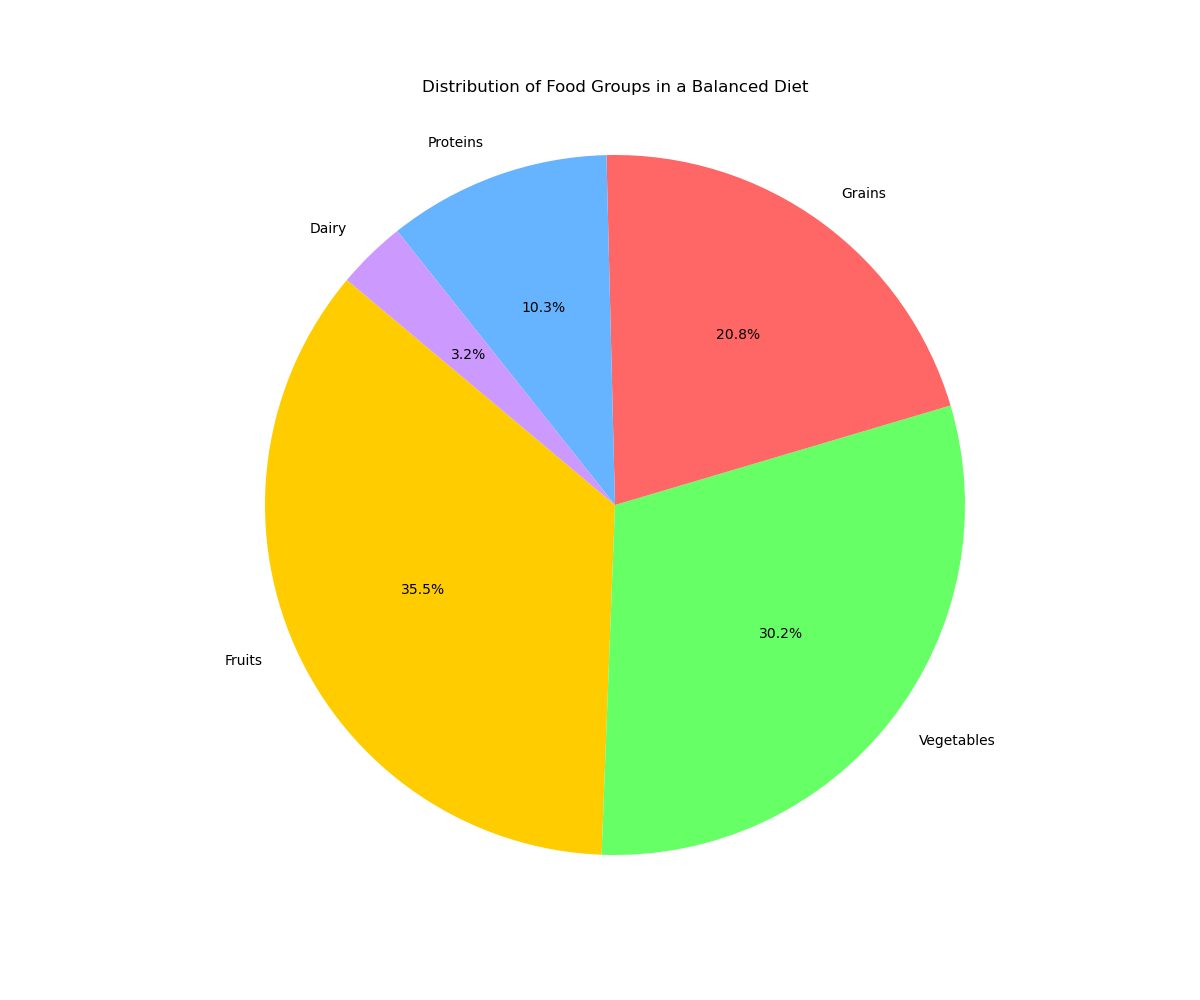

Reproduce this figure in Python.

import matplotlib.pyplot as plt

# Data to plot
labels = ['Fruits', 'Vegetables', 'Grains', 'Proteins', 'Dairy']
sizes = [35.5, 30.2, 20.8, 10.3, 3.2]
colors = ['#ffcc00', '#66ff66', '#ff6666', '#66b3ff', '#cc99ff']

# Create pie chart
plt.figure(figsize=(12, 10))
plt.pie(sizes, labels=labels, colors=colors, autopct='%1.1f%%', startangle=140)

plt.title('Distribution of Food Groups in a Balanced Diet', pad=20)
plt.axis('equal')  # Equal aspect ratio ensures that pie is drawn as a circle.
plt.show()
